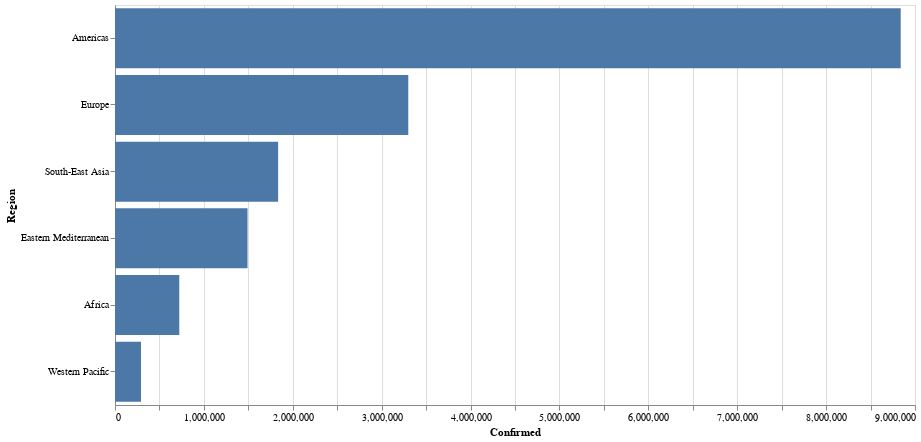

Write notebook code for a chart like this one.
### Markdown cell above
### Resizing the graph

The graph looks a bit too small-- perhaps we can set the size of the graph explicitly.

The `Chart.properties()` method is used to configure the figure.

### Code cell
(alt.Chart(data)
    .mark_bar()
    .encode(
            x='Confirmed:Q',                
            y=alt.Y('Region:N', sort='-x'), 
           )
    .properties(
                width=800,         #set the width of the figure
                height=400,        #set the height of the figure
               )
)

### Figure 1 — Vega-Lite specification as saved in the notebook (floating-point values rounded to 4 significant figures)
{"config": {"view": {"continuousWidth": 400, "continuousHeight": 300}}, "data": {"name": "data-863ebb4242ba9b5a2bd4e20db4f44d26"}, "mark": "bar", "encoding": {"x": {"field": "Confirmed", "type": "quantitative"}, "y": {"field": "Region", "sort": "-x", "type": "nominal"}}, "height": 400, "width": 800, "$schema": "https://vega.github.io/schema/vega-lite/v4.17.0.json", "datasets": {"data-863ebb4242ba9b5a2bd4e20db4f44d26": [{"Region": "Africa", "Confirmed": 723207, "Deaths": 12223, "Recovered": 440645, "Active": 270339}, {"Region": "Americas", "Confirmed": 8839286, "Deaths": 342732, "Recovered": 4468616, "Active": 4027938}, {"Region": "Eastern Mediterranean", "Confirmed": 1490744, "Deaths": 38339, "Recovered": 1201400, "Active": 251005}, {"Region": "Europe", "Confirmed": 3299523, "Deaths": 211144, "Recovered": 1993723, "Active": 1094656}, {"Region": "South-East Asia", "Confirmed": 1835297, "Deaths": 41349, "Recovered": 1156933, "Active": 637015}, {"Region": "Western Pacific", "Confirmed": 292428, "Deaths": 8249, "Recovered": 206770, "Active": 77409}]}}
